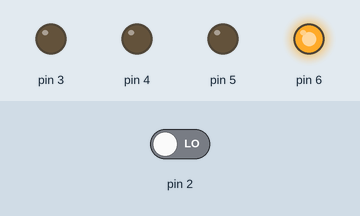
Simulated run of this sketch. Board: Arduino Uno, built with avr-gcc and run on an emulated ATmega328P. On the bench: output pins drawn as LEDs (lit = HIGH). The inputs (shaded band) are chosen by the test bench; at power-on: pin 2 LOW.

Above: at 0.05 s.
At 0.65 s:
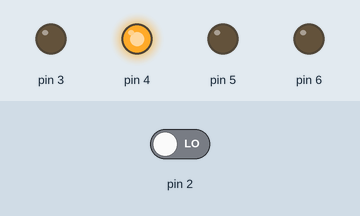
At 1.35 s:
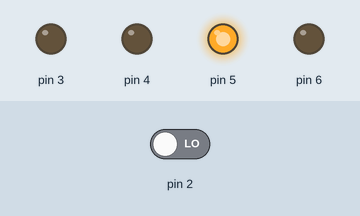
At 2.75 s:
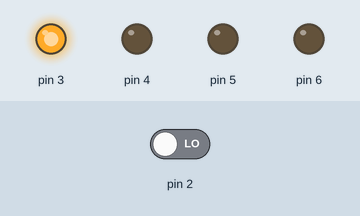
Timing chart, 0 to 3.0 s (numbered marks = the images above):
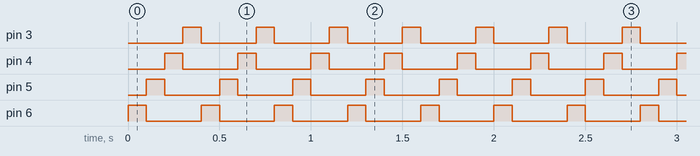

Measured:
- by itself, pin 3–6: alternates HIGH for 0.10 s and LOW for 0.30 s

The sketch:

2D.ino
```cpp
bool estado = false;

void setup()
{
    pinMode(6, OUTPUT);
    pinMode(5, OUTPUT);
    pinMode(4, OUTPUT);
    pinMode(3, OUTPUT);
    pinMode(2, INPUT);
    attachInterrupt(digitalPinToInterrupt(2), ALTO, CHANGE);
}

void loop()
{
    if(estado==true)
    {
        adelante();
    }
    else
    {
        atras();
    }
}
//__________________________________________________________________________________________________________________________________________________________________________________________
void adelante()
{
    for (int i = 3; i <= 6; i++)
    {
        digitalWrite(i, HIGH);
        delay(100);
        digitalWrite(i, LOW);
  }
}
//__________________________________________________________________________________________________________________________________________________________________________________________
void atras()
{
    for (int i = 6; i >= 3; i--)
    {
        digitalWrite(i, HIGH);
        delay(100);
        digitalWrite(i, LOW);
    }
}
//__________________________________________________________________________________________________________________________________________________________________________________________
void ALTO()
{
    estado=!estado;
}
```
